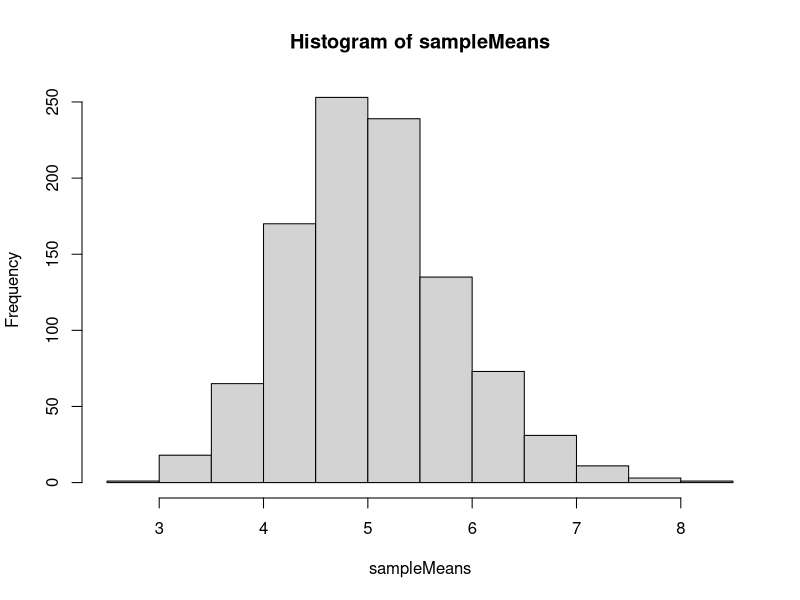
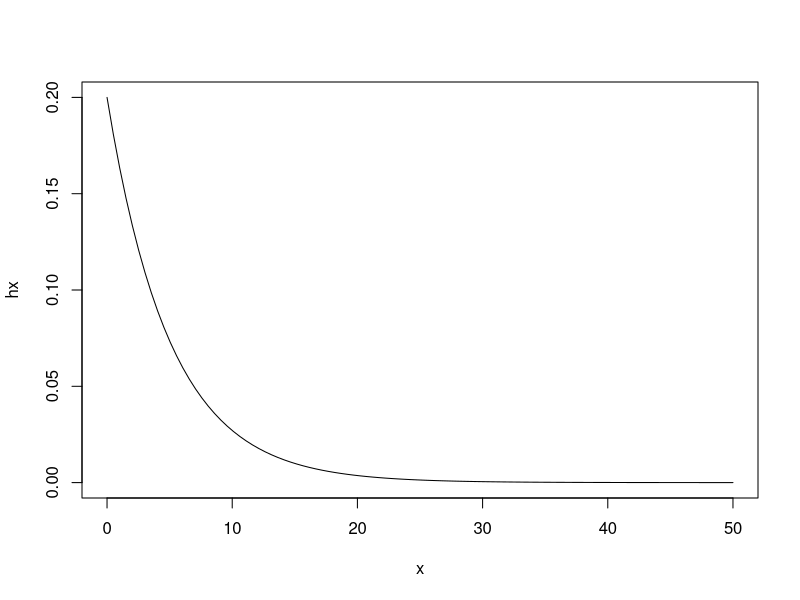

Write R code to recreate these figures, in order.
## ---- chunk 1
nosim <- 1000
n <- 40
lambda <- 0.2
populationMean <- 1./lambda
populationSD <- 1./lambda
sampleData <- matrix(rexp(nosim * n, rate=lambda), nosim)
## ---- chunk 2
sampleMeans <- apply(sampleData, 1, mean)
sampleMean <- mean(sampleMeans)
sampleSD <- sd(sampleMeans)

inferredSD <- populationSD/sqrt(n)
## ---- chunk 3
hist(sampleMeans)
## ---- chunk 4
x <- seq(0,50, length=100)
hx <- dexp(x, rate=lambda)
## ---- chunk 5
plot(x, hx, type="l")
## ---- chunk 6
library(datasets)
toothGrowth <- ToothGrowth
